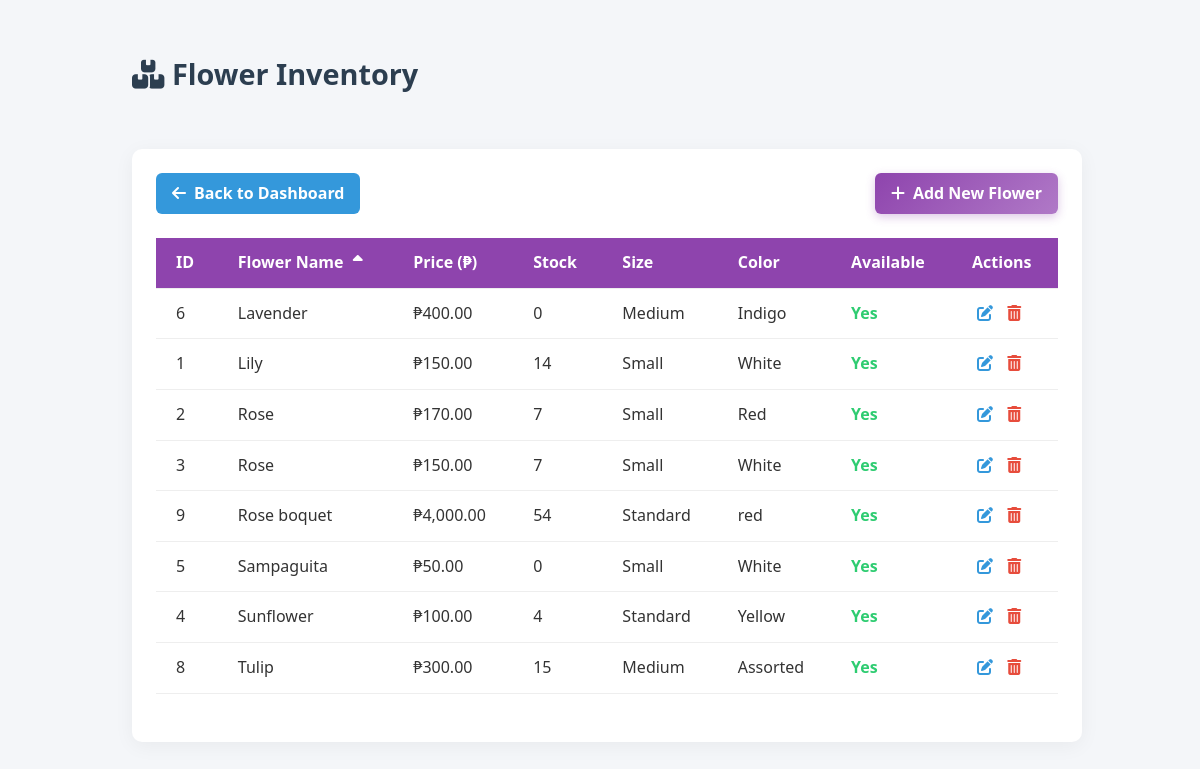
The page /dashboard/inventory.php on the database its author committed.
### tables this page shows
CREATE TABLE `product` (
  `flower_id` int(11) NOT NULL,
  `name` varchar(255) NOT NULL,
  `description` text DEFAULT NULL,
  `price` decimal(10,2) NOT NULL,
  `quantity` int(11) DEFAULT NULL,
  `size` varchar(255) NOT NULL,
  `color` varchar(255) NOT NULL,
  `available` int(11) NOT NULL,
  `image_url` varchar(255) NOT NULL
);

### dashboard/inventory.php (the view, shortened to what this page needs)
<?php
include 'db.php';
$sort_column = 'name';
$sort_order = 'ASC';
$query = "SELECT * FROM product ORDER BY $sort_column $sort_order";
$result = $conn->query($query);
$toggle_order = ($sort_order === 'ASC') ? 'DESC' : 'ASC';
?>
<!DOCTYPE html>
<html lang="en">
<head>
    <link rel="stylesheet" href="https://cdnjs.cloudflare.com/ajax/libs/font-awesome/6.4.0/css/all.min.css">
</head>
<body>
    <div class="main-content">
        <div class="header">
            <h1><i class="fas fa-boxes"></i> Flower Inventory</h1>
        </div>
        <div class="card">
            <div class="actions">
                <a href="dashboard.php" class="btn btn-secondary">
                    <i class="fas fa-arrow-left"></i> Back to Dashboard
                </a>
                <a href="add_product.php" class="btn btn-primary">
                    <i class="fas fa-plus"></i> Add New Flower
                </a>
            </div>
            <table>
                <thead>
                    <tr>
                        <th><a href="?sort_by=flower_id&sort_order=<?= $toggle_order ?>">ID <?= ($sort_column == 'flower_id') ? '<i class="fas fa-sort-' . strtolower($sort_order) . ' sort-arrow"></i>' : '' ?></a></th>
                        <th><a href="?sort_by=name&sort_order=<?= $toggle_order ?>">Flower Name <?= ($sort_column == 'name') ? '<i class="fas fa-sort-' . strtolower($sort_order) . ' sort-arrow"></i>' : '' ?></a></th>
                        <th><a href="?sort_by=price&sort_order=<?= $toggle_order ?>">Price (₱) <?= ($sort_column == 'price') ? '<i class="fas fa-sort-' . strtolower($sort_order) . ' sort-arrow"></i>' : '' ?></a></th>
                        <th><a href="?sort_by=quantity&sort_order=<?= $toggle_order ?>">Stock <?= ($sort_column == 'quantity') ? '<i class="fas fa-sort-' . strtolower($sort_order) . ' sort-arrow"></i>' : '' ?></a></th>
                        <th><a href="?sort_by=size&sort_order=<?= $toggle_order ?>">Size <?= ($sort_column == 'size') ? '<i class="fas fa-sort-' . strtolower($sort_order) . ' sort-arrow"></i>' : '' ?></a></th>
                        <th><a href="?sort_by=color&sort_order=<?= $toggle_order ?>">Color <?= ($sort_column == 'color') ? '<i class="fas fa-sort-' . strtolower($sort_order) . ' sort-arrow"></i>' : '' ?></a></th>
                        <th><a href="?sort_by=available&sort_order=<?= $toggle_order ?>">Available <?= ($sort_column == 'available') ? '<i class="fas fa-sort-' . strtolower($sort_order) . ' sort-arrow"></i>' : '' ?></a></th>
                        <th>Actions</th>
                    </tr>
                </thead>
                <tbody>
                    <?php while ($row = $result->fetch_assoc()): ?>
                        <tr>
                            <td><?= $row['flower_id'] ?></td>
                            <td><?= htmlspecialchars($row['name']) ?></td>
                            <td>₱<?= number_format($row['price'], 2) ?></td>
                            <td><?= $row['quantity'] ?></td>
                            <td><?= htmlspecialchars($row['size']) ?></td>
                            <td><?= htmlspecialchars($row['color']) ?></td>
                            <td class="<?= $row['available'] ? 'status-yes' : 'status-no' ?>">
                                <?= $row['available'] ? 'Yes' : 'No' ?>
                            </td>
                            <td>
                                <a href="edit_product.php?id=<?= $row['flower_id'] ?>" class="action-link" title="Edit">
                                    <i class="fas fa-edit"></i>
                                </a>
                                <a href="?delete=<?= $row['flower_id'] ?>" class="action-link delete-link" title="Delete" onclick="return confirmDelete()">
                                    <i class="fas fa-trash-alt"></i>
                                </a>
                            </td>
                        </tr>
                    <?php endwhile; ?>
                </tbody>
            </table>
        </div>
    </div>
</body>
</html>

### dashboard/inventory.php (style rules this page uses)
:root { --primary: #8e44ad; --secondary: #3498db; --success: #2ecc71; --danger: #e74c3c; --warning: #f39c12; --dark: #2c3e50; --light: #f8f9fa; --sidebar: #34495e; --sidebar-hover: #2c3e50; }
body { font-family: 'Segoe UI', Tahoma, Geneva, Verdana, sans-serif; background-color: #f4f6f9; color: #333; line-height: 1.6; margin: 0; padding: 0; }
.main-content { margin-left: 100px; padding: 2rem; width: calc(100% - 250px); transition: margin-left 0.3s; }
.header { display: flex; justify-content: space-between; align-items: center; margin-bottom: 2rem; }
.header h1 { color: var(--dark); font-size: 1.8rem; }
.card { background: white; border-radius: 10px; padding: 1.5rem; box-shadow: 0 4px 20px rgba(0, 0, 0, 0.05); margin-bottom: 2rem; }
.actions { display: flex; justify-content: space-between; margin-bottom: 1.5rem; }
.btn { padding: 0.5rem 1rem; border: none; border-radius: 6px; cursor: pointer; font-weight: 600; transition: all 0.3s; display: inline-flex; align-items: center; gap: 8px; text-decoration: none; }
.btn-primary { background: linear-gradient(135deg, var(--primary), #b079c7); color: white; box-shadow: 0 3px 10px rgba(142, 68, 173, 0.3); }
.btn-secondary { background: var(--secondary); color: white; }
table { width: 100%; border-collapse: collapse; margin-bottom: 1.5rem; }
th, td { padding: 12px 20px; text-align: left; border-bottom: 1px solid #eee; }
th { background-color: var(--primary); color: white; font-weight: 600; cursor: pointer; transition: background-color 0.3s; position: relative; }
th a { color: white; text-decoration: none; display: block; }
.status-yes { color: var(--success); font-weight: bold; }
.action-link { color: var(--secondary); margin: 0 5px; transition: color 0.3s; text-decoration: none; }
.delete-link { color: var(--danger); }
.sort-arrow { margin-left: 5px; }

### rows shown on the page
product: flower_id "6", name "Lavender", price "400.00", quantity "0", size "Medium", color "Indigo", available "Yes"
product: flower_id "1", name "Lily", price "150.00", quantity "14", size "Small", color "White", available "Yes"
product: flower_id "2", name "Rose", price "170.00", quantity "7", size "Small", color "Red", available "Yes"
product: flower_id "3", name "Rose", price "150.00", quantity "7", size "Small", color "White", available "Yes"
product: flower_id "9", name "Rose boquet", price "4,000.00", quantity "54", size "Standard", color "red", available "Yes"
product: flower_id "5", name "Sampaguita", price "50.00", quantity "0", size "Small", color "White", available "Yes"
product: flower_id "4", name "Sunflower", price "100.00", quantity "4", size "Standard", color "Yellow", available "Yes"
product: flower_id "8", name "Tulip", price "300.00", quantity "15", size "Medium", color "Assorted", available "Yes"
